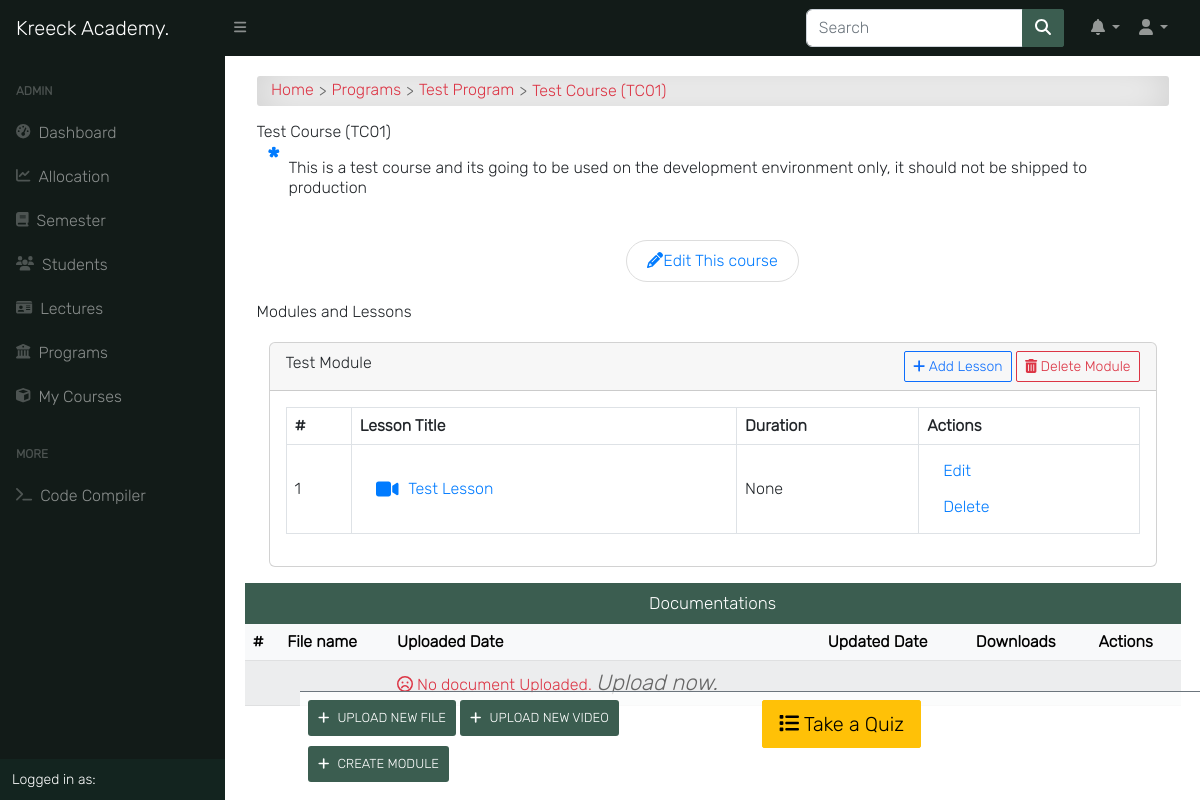
The page /programs/course/test-course/detail/ (signed in) on the database as committed earlier.
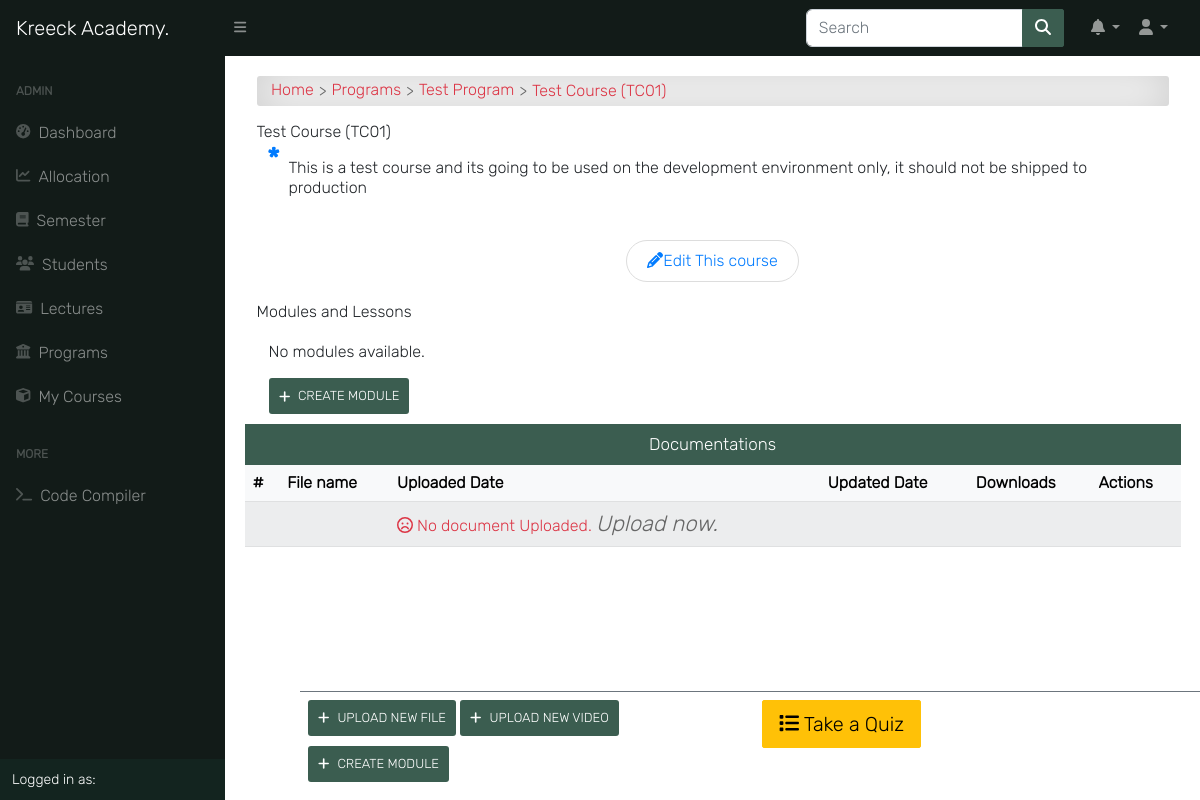
The same page on the database as committed later.
### course/models.py (models this page shows, shortened)
class Module(models.Model):
    id = models.UUIDField(primary_key=True, default=uuid4, editable=False)
    title = models.CharField(_('Title'), max_length=255)
    course = models.ForeignKey(Course, related_name='modules', on_delete=models.CASCADE)

class UploadVideo(models.Model):
    module = models.ForeignKey(Module, on_delete=models.CASCADE, related_name='lessons', null=True, blank=True)
    title = models.CharField(max_length=100)
    slug = models.SlugField(blank=True, unique=True)
    course = models.ForeignKey(Course, on_delete=models.CASCADE)
    video = models.FileField(upload_to='course_videos/', validators=[FileExtensionValidator(['mp4', 'mkv', 'wmv', '3gp', 'f4v', 'avi', 'mp3'])])
    summary = models.TextField(null=True, blank=True)
    duration = models.DurationField(null=True)
    timestamp = models.DateTimeField(auto_now=False, auto_now_add=True, null=True)
    documents = models.ForeignKey(Upload, on_delete=models.CASCADE, related_name='lesson_documents', null=True, blank=True)
    def __str__(self):
        return str(self.title)
    def get_absolute_url(self):
        return reverse('video_single', kwargs={'slug': self.course.slug, 'video_slug': self.slug})

### course/views.py (the view)
# urls.py: path('course/<slug>/detail/', course_single, name='course_detail'),
@login_required
def course_single(request, slug):
    course = get_object_or_404(Course, slug=slug)
    files = Upload.objects.filter(course__slug=slug)
    videos = UploadVideo.objects.filter(course__slug=slug)
    modules = Module.objects.filter(course=course)
    lecturers = CourseAllocation.objects.filter(courses__pk=course.id)
    return render(request, 'course/course_single.html', {
        'title': course.title,
        'course': course,
        'files': files,
        'videos': videos,
        'modules': modules,
        'lecturers': lecturers,
        'media_url': settings.MEDIA_ROOT,
    })

### course/models.py (called while the page is built)
    def __str__(self):
        return self.title

    def __str__(self):
        return "{0} ({1})".format(self.title, self.code, self.price)

### templates/course/course_single.html (shortened to what the changed rows need)
{% extends 'base.html' %}
{% load static %}
{% block content %}
<div class="container">
    <div class="site-section">
        <br>
        <div class="container">
            {% if modules %}
                {% for module in modules %}
                    <div id="module-{{ module.id }}" class="card mb-3">
                        <div class="card-header d-flex justify-content-between align-items-center">
                            <h6 id="module-title-{{ module.id }}" class="module-title" data-module-id="{{ module.id }}" contenteditable="true">{{ module.title }}</h6>
                            <div>
                                <a href="{% url 'upload_video' course.slug %}?module_id={{ module.id }}" class="add-lesson-button btn btn-sm btn-outline-primary">
                                    <i class="fas fa-plus"></i> Add Lesson
                                </a>
                                <a href="#" class="delete-module-button btn btn-sm btn-outline-danger" data-module-id="{{ module.id }}">
                                    <i class="fas fa-trash-alt"></i> Delete Module
                                </a>
                            </div>
                        </div>
                        <div class="card-body">
                            <table class="table table-bordered">
                                <thead>
                                    <tr>
                                        <th>#</th>
                                        <th>Lesson Title</th>
                                        <th>Duration</th>
                                        <th>Actions</th>
                                    </tr>
                                </thead>
                                <tbody>
                                    {% for lesson in module.lessons.all %}
                                        <tr>
                                            <td>{{ forloop.counter }}</td>
                                            <td>
                                                <a href="{{ lesson.get_absolute_url }}" title="{{ lesson }}">
                                                    <i style="font-size: 20px; padding-right: 10px;" class="fas fa-video"></i>
                                                        {{ lesson.title|title }}
                                                </a>
                                            </td>
                                            <td>{{ lesson.duration }}</td>
                                            <td>
                                                <a href="#" class="update">Edit</a>
                                                <a href="#" class="delete" data-lesson-id="{{ lesson.id }}">Delete</a>
                                            </td>
                                        </tr>
                                    {% empty %}
                                        <tr>
                                            <td colspan="3">No lessons available.</td>
                                        </tr>
                                    {% endfor %}
                                </tbody>
                            </table>
                        </div>
                    </div>
                {% endfor %}
            {% else %}
                <p>No modules available.</p>
                <a class="add-button" href="{% url 'create_module' course.slug %}"><i class="fas fa-plus"></i>
                    Create Module
                </a>
            {% endif %}
        </div>
    </div>
    <div class="row">
        <div class="col-md-12 p-0">
            <div class="table-responsive">
                <table class="table table-shadow table-light table-striped m-0">
                    <thead>
                        <tr>
                            <th>#</th>
                            <th>File name</th>
                            <th>Uploaded Date</th>
                            <th>Updated Date</th>
                            <th>Downloads</th>
                            {% if request.user.is_superuser or request.user.is_lecturer %}
                            <th>Actions</th>
                            {% endif %}
                        </tr>
                    </thead>
                </table>
            </div>
        </div>
    </div>
</div>
{% endblock content %}

Rows that differ between the two databases and show on the page:
removed Module: title "Test Module"
removed UploadVideo: title "Test Lesson", duration "None"
Other text that changed with them:
text now shown: "No modules available. CREATE MODULE"
